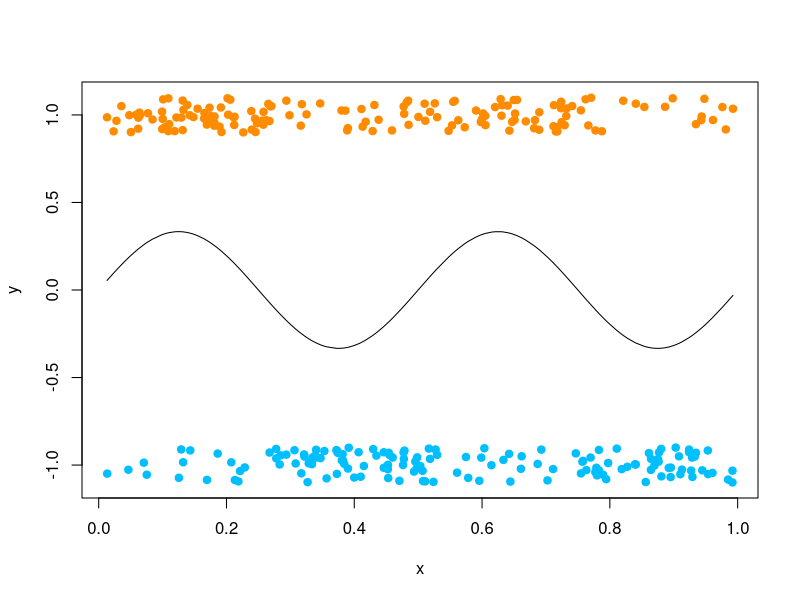

This chart was generated by the following R code: (Note: this script raises an error after producing the figure.)
## ---- chunk 1
  knitr::opts_chunk$set(include = TRUE)  # TRUE for solution; FALSE for questions set

  knitr::opts_chunk$set(echo = TRUE)
  knitr::opts_chunk$set(message = FALSE)
  knitr::opts_chunk$set(warning = FALSE)
  knitr::opts_chunk$set(fig.height = 6, fig.width = 8, out.width = '50%', fig.align = "center")
  options(width = 90)
## ---- chunk 2
  set.seed(1)
  n = 300
  x = runif(n)
  py <- function(x) sin(4*pi*x)/3 + 0.5
  y = (rbinom(n, 1, py(x))-0.5)*2
  plot(x, y + 0.1*runif(n, -1, 1), ylim = c(-1.1, 1.1), pch = 19, 
       col = ifelse(y == 1, "darkorange", "deepskyblue"), ylab = "y")
  lines(sort(x), py(x)[order(x)] - 0.5)
  
  testx = seq(0, 1, length.out = 1000)
  testy = (rbinom(1000, 1, py(testx))-0.5)*2
## ---- chunk 3
setClass(
  "Stump",
  slots=c(c="numeric", left="numeric", right="numeric"),
)

setGeneric("classify", function(.Object, newx) standardGeneric("classify"))

setMethod("classify", "Stump", function(.Object, newx) {
  ifelse(newx < .Object@c, .Object@left, .Object@right)
})

Stump <- function(x, y, w) {
  n <- length(y)
  
  # optimized split criteria calculation by first sorting x-values
  # then use dynamic programming to update summations
  split_scores_dp <- function(x, y, w) {
    sum_w <- sum(w)
    left.sum_w <- 0
    left.sum_wy <- 0
    right.sum_w <- sum_w
    right.sum_wy <- as.numeric(w %*% (y==1))
    
    x_order <- order(x)
    scores <- vector("numeric", n-1)
    scores[x_order] <- mapply(function(y_i, w_i){
      wy <- w_i * (y_i==1)
      left.sum_w <<- left.sum_w + w_i
      left.sum_wy <<- left.sum_wy + wy
      right.sum_w <<- right.sum_w - w_i
      right.sum_wy <<- right.sum_wy - wy
      (left.sum_w * gini_dp(left.sum_wy, left.sum_w) +
       right.sum_w * gini_dp(right.sum_wy, right.sum_w)) / -sum_w
    }, y[x_order], w[x_order])
    
    return(scores)
  }
  
  gini_dp <- function(sum_wy, sum_w) {
    p <- sum_wy / sum_w
    p * (1-p)
  }
  
  weighted_majority <- function(cond) {
    pos_cond <- cond && y == 1
    neg_cond <- cond && y == -1
    ifelse(sum(w[pos_cond]) > sum(w[neg_cond]), 1, -1)
  }
  simple_majority <- function(cond) {
    ifelse(sum(y[cond]==1) > sum(y[cond]!=1), 1, -1)
  }
  scores <- split_scores_dp(x, y, w)
  best_c <- x[which.max(scores)]
  new("Stump", c=best_c, left=weighted_majority(x <= best_c), right=weighted_majority(x > best_c))
}

setClass(
  "AdaboostModel",
  slots=c(a="numeric", c="list", exponential_loss="numeric"),
)

setGeneric("F", function(.Object, newx) standardGeneric("F"))
setMethod("F", "AdaboostModel", function(.Object, newx){
  rowSums(mapply(function(a_t, c_t){
    a_t * classify(c_t, newx)
  }, .Object@a, .Object@c))
})

setMethod("classify", "AdaboostModel", function(.Object, newx) {
  ifelse(F(.Object, newx) > 0, 1, -1)
})

adaBoost <- function(x, y, T, shrinkage) {
  n <- length(y)
  w <- rep(1/n, n)
  classifiers <- vector("list", T)
  loss <- y * 0
  exponential_loss <- vector("numeric", T)

  a <- sapply(1:T, function(k) {
    c <- Stump(x, y, w)
    classifiers[[k]] <<- c
    
    f_k <- classify(c, x)
    e_k <- sum(w * (f_k != y))
    a_k <- log((1-e_k)/e_k) / 2
    w_new <- w * exp(-a_k * y * shrinkage * f_k)
    w <<- w_new / sum(w_new)
    
    # exponential loss
    loss <<- loss - y * shrinkage * (a_k * f_k)
    exponential_loss[k] <<- mean(exp(loss))
    
    return(a_k)
  })
  
  new("AdaboostModel", a=a, c=classifiers, exponential_loss=exponential_loss)
}
## ---- chunk 4
shrinkageValues <- c(0.1, 0.2, 0.4, 0.7, 1.0)
shrinkageErrors <- NULL
shrinkageExpErr <- NULL
for(k in 1:length(shrinkageValues)) {
  shrinkage <- shrinkageValues[k]
  model <- adaBoost(x, y, 100, shrinkage)
  pred <- classify(model, x)
  trainErr <- sum(pred != y) / length(y) * 100
  pred <- classify(model, testx)
  testErr <- sum(pred != testy) / length(testy) * 100
  shrinkageErrors <- cbind(shrinkageErrors, c(trainErr, testErr))
  shrinkageExpErr <- cbind(shrinkageExpErr, model@exponential_loss)
}

colnames(shrinkageErrors) <- shrinkageValues
barplot(shrinkageErrors, main="Training/testing error vs shrinkage values",
        xlab="shrinkage", ylab="error %", col=c("darkblue","red"), beside=TRUE)
legend(x=10, y=45, legend=c("training", "test"), col=c("darkblue", "red"))

matplot(shrinkageExpErr, type="l", ylim=c(0.85, 1.1), col=1:5, pch=1:5,
        main="Exp error vs iterations, shrinkage", xlab="Iterations", ylab="ExpErr")
legend(x="topright", lty=2, legend=shrinkageValues, col=1:5, title="Shrinkage")
## ---- chunk 5
model <- adaBoost(x, y, 50, 1.0)

plotAda <- function(x, y) {
  n <- length(x)
  output.train <- F(model, x)
  pred.train <- classify(model, x)
  plot(x, y + 0.1*runif(n, -1, 1), ylim=c(-1.1, 1.1), pch=19,
       col=ifelse(pred.train==1, "darkorange", "deepskyblue"),
       ylab="y", main="Training classification")
  lines(sort(x), py(x)[order(x)]-0.5)
  lines(sort(x), output.train[order(x)], type="l", col=c("blueviolet"))
  legend(x=0.85, y=0.85, legend=c(1, -1), col=c("darkorange", "deepskyblue"),
         pch=19, title="classification")
  return(mean(pred.train==y))
}

paste("Training error: ", plotAda(x, y))
paste("Test error: ", plotAda(testx, testy))
